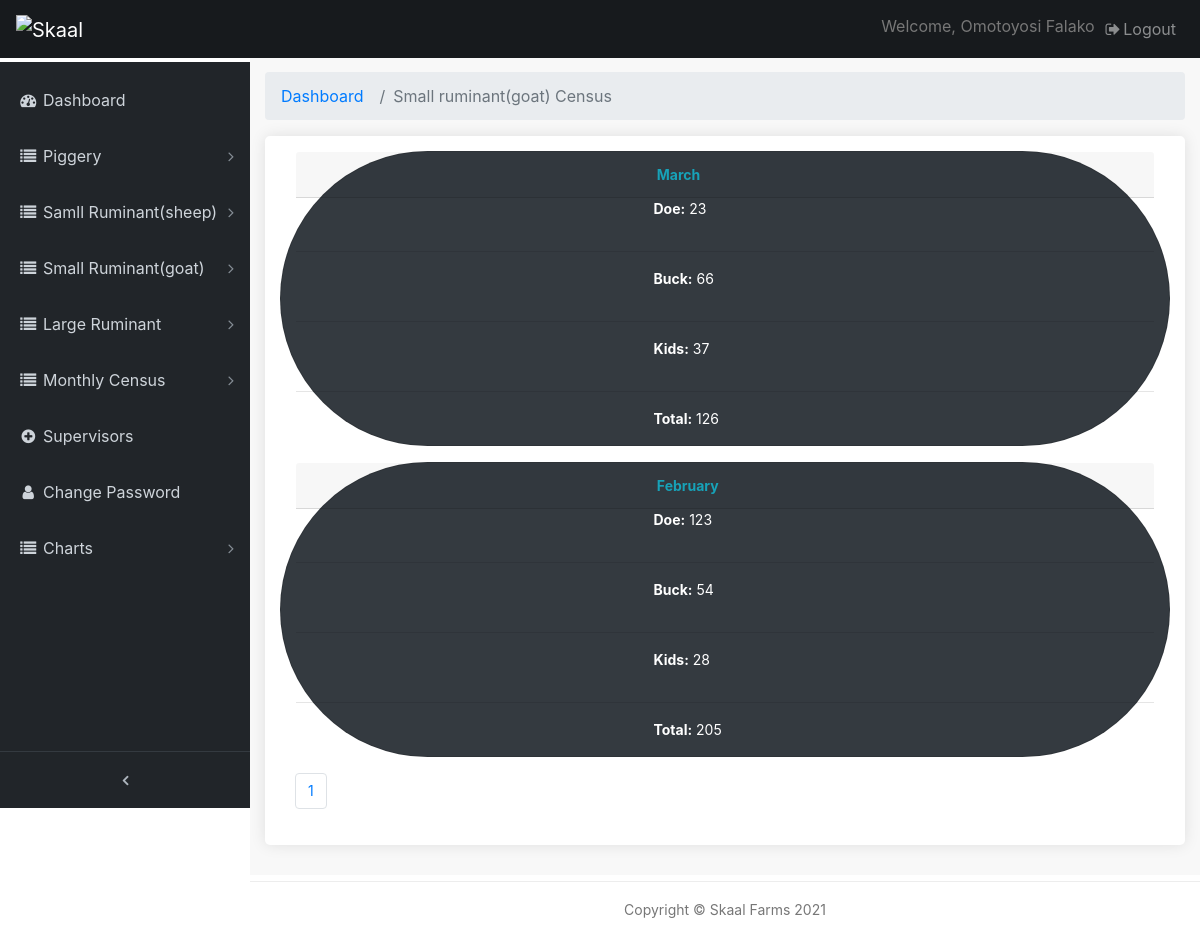
Page /pages/goat-population-records (signed in) on the earlier database version.
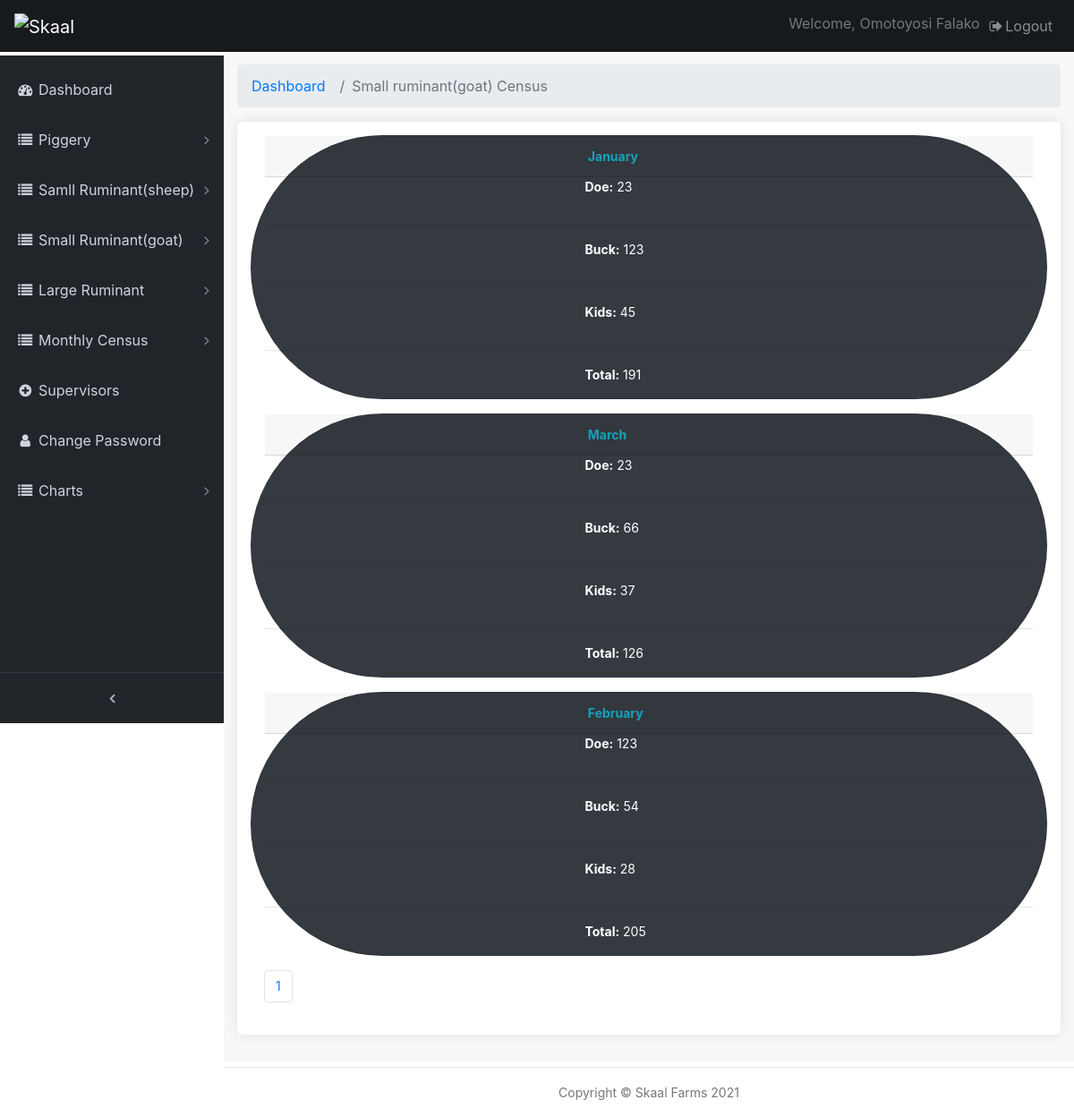
Same page on the later database version.
### farmrecord/models.py (models this page shows, shortened)
class GoatCensusPop(models.Model):
    JANUARY = 'January'
    FEBRUARY = 'February'
    MARCH = 'March'
    APRIL = 'April'
    MAY = 'May'
    JUNE = 'June'
    JULY = 'July'
    AUGUST = 'August'
    SEPTEMBER = 'September'
    OCTOBER = 'October'
    NOVEMBER = 'November'
    DECEMBER = 'December'
    CHOOSE = ''
    MONTHS=[
        (JANUARY, 'January'),
        (FEBRUARY, 'February'),
        (MARCH, 'March'),
        (APRIL, 'April'),
        (MAY, 'May'),
        (JUNE, 'June'),
        (JULY, 'July'),
        (AUGUST, 'August'),
        (SEPTEMBER, 'September'),
        (OCTOBER, 'October'),
        (NOVEMBER, 'November'),
        (DECEMBER, 'December'),
        (CHOOSE, 'Select month')
    ]
    date = models.DateField(default=timezone.now)
    month = models.CharField(max_length=50, choices=MONTHS, default=CHOOSE)
    doe_population = models.PositiveIntegerField(verbose_name='Does Population', null=True, blank=True)
    buck_population = models.PositiveIntegerField(verbose_name='Bucks Population', null=True, blank=True)
    kid_population = models.PositiveIntegerField(verbose_name='Kids Population', null=True, blank=True)
    def addg(self):
        return self.doe_population + self.kid_population + self.buck_population

### farmrecord/views.py (the view)
# urls.py: path('goat-population-records', views.cengoat_view, name='cengoat_view'),
@login_required(login_url='/admin-page/login')
def cengoat_view(request):
    cengoatv = GoatCensusPop.objects.order_by('-date')
    paginategcv = Paginator(cengoatv, 12)
    page_number = request.GET.get('page')
    gcv_page_obj = paginategcv.get_page(page_number)
    nums = "a" * gcv_page_obj.paginator.num_pages
    context = {
        'gcv_page_obj' : gcv_page_obj,
        'nums' : nums
    }
    return render(request, 'goat-cenv.html', context)

### templates/goat-cenv.html (shortened to what this page needs)
{% extends 'base.html' %}
{% load crispy_forms_tags %}
{% load static %}
{% block content %}
  <div class="content-wrapper">
    <div class="container-fluid">
      <ol class="breadcrumb">
        <li class="breadcrumb-item">
          <a href="#">Dashboard</a>
        </li>
        <li class="breadcrumb-item active">Small ruminant(goat) Census</li>
      </ol>
		<div class="box_general padding_bottom">
            {% if gcv_page_obj %}
            {% for b in gcv_page_obj %}
            <div class="row mb-3">
                <div class="col-12 bg-dark rounded-pill card">
                    <div class="card-header">
                        <b class="text-info offset-5">{{ b.month }}</b>
                    </div>
                    <div>
                        <p class="text-white offset-5">
                            <b>Doe:</b>  {{ b.doe_population}}
                        </p>
                    </div>
                    <hr>
                    <div >
                        <p class="text-white offset-5">
                            <b> Buck:</b> {{ b.buck_population}}
                        </p>
                    </div>
                    <hr>
                    <div >
                        <p class="text-white offset-5">
                            <b> Kids:</b> {{ b.kid_population}}
                        </p>
                    </div>
                    <hr>
                    <div>
                        <p class="text-white offset-5">
                            <b> Total:</b> {{ b.addg}}
                        </p>
                    </div>
                </div>
            </div>
            {% endfor %}
            {% endif %}
            <div>
                <nav aria-label="Page navigation example">
                  <ul class="pagination">
                   {% for i in nums %}
                    <li class="page-item"><a href="?page={{ forloop.counter }}" class="page-link active">{{ forloop.counter }}</a></li>
                   {% endfor %}
                  </ul>
                </nav>
              </div>
		</div>
	  </div>
   	</div>
  {% endblock %}

Differences in the rows shown:
added GoatCensusPop: month "January", doe_population "23", buck_population "123", kid_population "45", addg "191"
